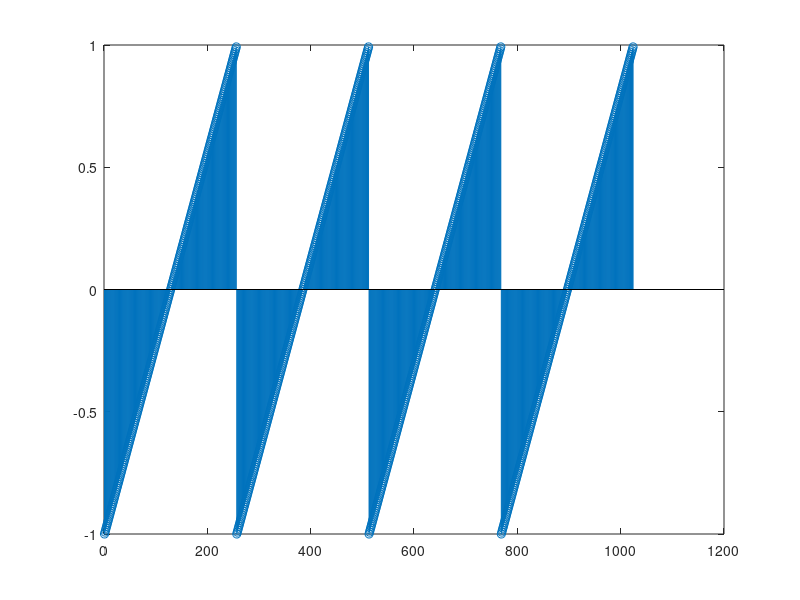
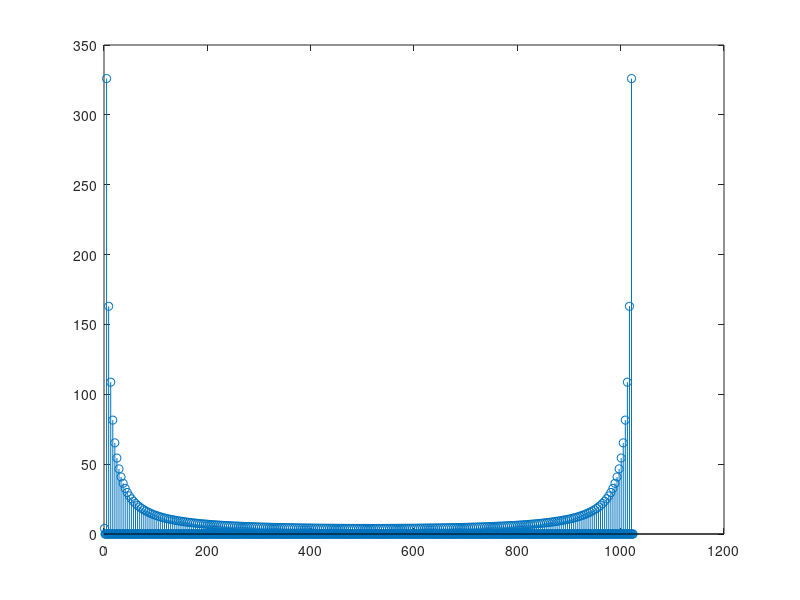
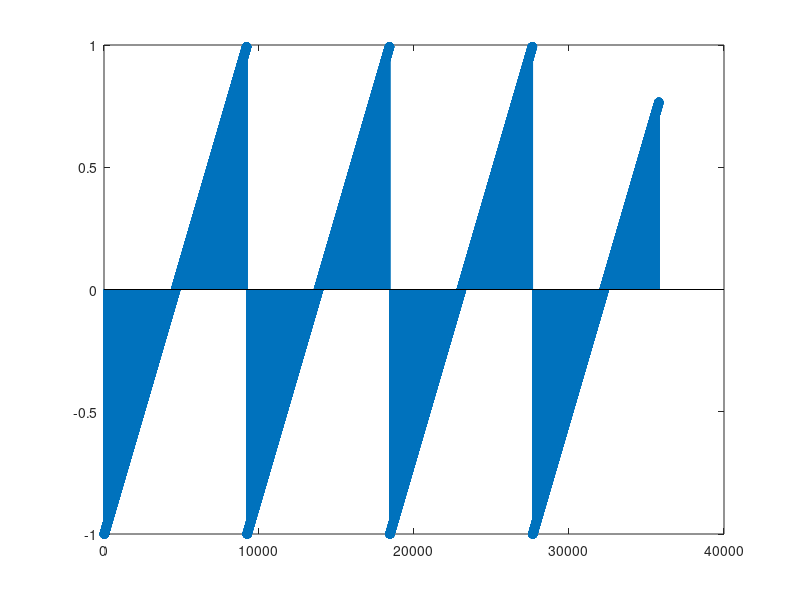
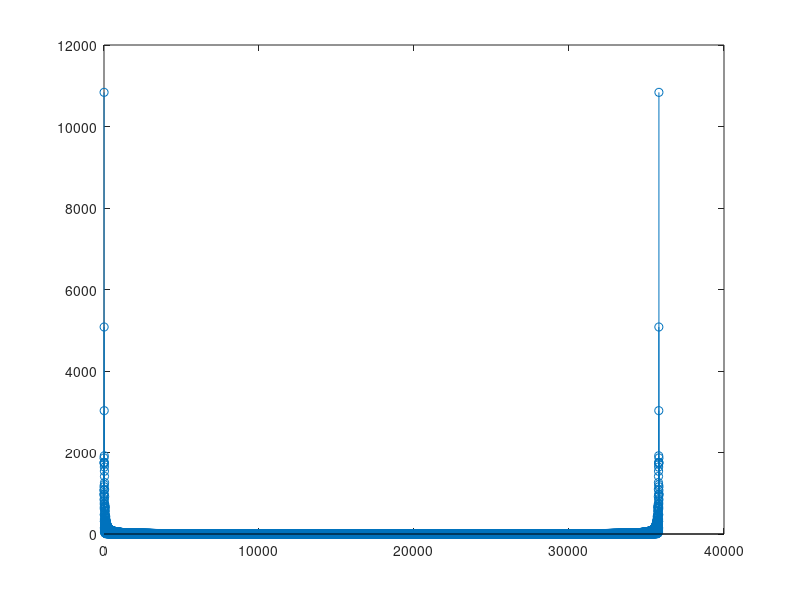

The MATLAB source for these figures, in order:
clear all
clc
N = 1024;
x = sawtooth(2*pi*[0:4/N:(4-1/N)]);
figure(1)
stem(x);
figure(2)
stem(abs(fft(x)));
N = length(x)
M = 36;
L = (N - 1)*(M - 1)
xx = zeros (1,L);

for i=1:L
    if(i == 1)||(mod((i-1),M)==0)
        xx(i) = x((i-1)/M + 1);
    else
        xx(i) = xx(i-1);
    end
end

figure(3)
stem(xx)
figure(4)
stem([0:(L-1)],abs(fft(xx)));